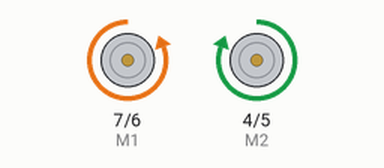
A sketch run on a simulated Arduino Uno, built with avr-gcc and run on an emulated ATmega328P. Parts: direction and speed pins drawn as motors (green arrow = direction pin HIGH = forward, orange = LOW = backward, longer = more drive).

Above: at 0.5 s.
At 4.5 s:
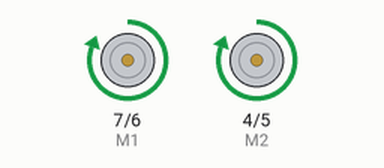
At 9.5 s:
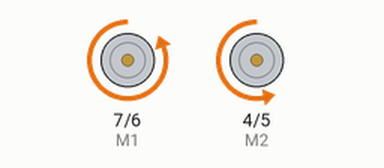
At 14.5 s:
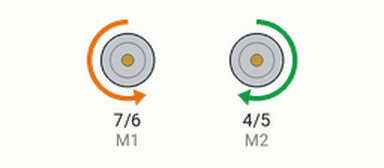
Timing chart, 0 to 15.6 s (numbered marks = the images above):
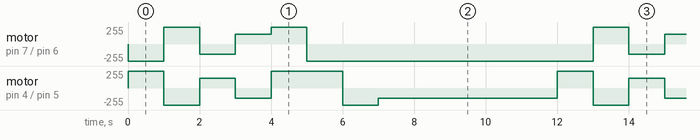

The sketch:

lab2-activity8-14__3_.ino
```cpp
// (licence header left out)
int E1 = 6; // Left wheel PWM pin (must be a PWM pin)
int M1 = 7; // Left wheel direction digital pin
int E2 = 5; // Right wheel PWM pin (must be a PWM pin)
int M2 = 4; // Right wheel direction digital pin

void setup()
{
    pinMode(M1, OUTPUT); // Configure pin M1 for output
    pinMode(M2, OUTPUT); // Configure pin M2 for output
    pinMode(E1, OUTPUT);
    pinMode(E2, OUTPUT);
}

void loop()
{
    int u; // A variable for the motor PWM command [0-255
        u = 255;
        // Tell the motor driver board what to do
        digitalWrite(M1, LOW);  // Drive forward (left wheels)
        digitalWrite(M2, HIGH); // Drive forward (right wheels)
        analogWrite(E1, u);     // PWM speed command (left wheels)
        analogWrite(E2, u);     // PWM speed command (right wheels)

        delay(1000);

        digitalWrite(M1, HIGH);  // Drive forward (left wheels)
        digitalWrite(M2, LOW); // Drive forward (right wheels)
        analogWrite(E1, u);     // PWM speed command (left wheels)
        analogWrite(E2, u);

        delay(1000);
        u = 150;
        digitalWrite(M1, LOW);  // Drive forward (left wheels)
        digitalWrite(M2, HIGH); // Drive forward (right wheels)
        analogWrite(E1, u);     // PWM speed command (left wheels)
        analogWrite(E2, u);     // PWM speed command (right wheels)

        delay(1000);

        digitalWrite(M1, HIGH);  // Drive forward (left wheels)
        digitalWrite(M2, LOW); // Drive forward (right wheels)
        analogWrite(E1, u);     // PWM speed command (left wheels)
        analogWrite(E2, u);

        delay(1000);

        u=255;

        digitalWrite(M1, HIGH);
        digitalWrite(M2, HIGH);
        analogWrite(E1, u);
        analogWrite(E2, u);

        delay(1000);

        digitalWrite(M1, LOW);
        digitalWrite(M2, HIGH);
        analogWrite(E1, u);
        analogWrite(E2, u);

        delay(1000);

        digitalWrite(M1, LOW);  // Drive forward (left wheels)
        digitalWrite(M2, LOW); // Drive forward (right wheels)
        analogWrite(E1, u);     // PWM speed command (left wheels)
        analogWrite(E2, u);

        delay(1000);

        int i;
        i=100;
        digitalWrite(M1, LOW);
        digitalWrite(M2, LOW);
        analogWrite(E1, u);
        analogWrite(E2, i);

        delay(5000);


}
```

Measured:
- by itself, motor on pin 7 (M1) / pin 6 (E1): repeats every 12.0 s: forward 255/255 1.0 s, backward 150/255 1.0 s, forward 150/255 1.0 s, forward 255/255 1.0 s, backward 255/255 8.0 s
- by itself, motor on pin 4 (M2) / pin 5 (E2): repeats every 12.0 s: backward 255/255 1.0 s, forward 150/255 1.0 s, backward 150/255 1.0 s, forward 255/255 2.0 s, backward 255/255 1.0 s, backward 150/255 5.0 s, forward 255/255 1.0 s
